Frame 1 (no input): blank canvas, image omitted
Frame 60 (no input): blank canvas, image omitted
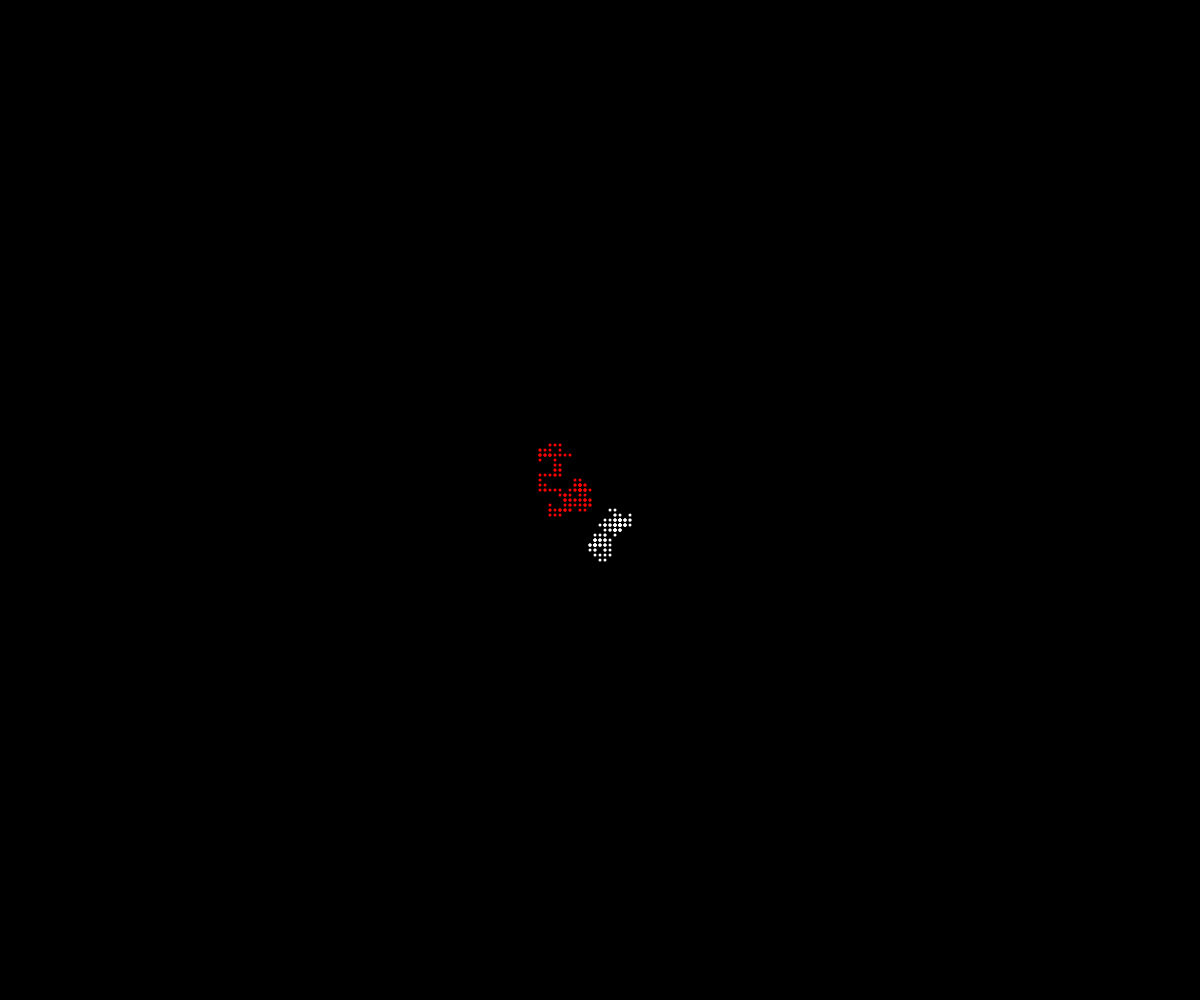
Frame 120 (the mouse pressed at the canvas centre since frame 60)

The p5.js sketch whose frames 1 and 60 were blank and that drew this single picture after the mouse press (run headless with seeded random() and noise() and a simulated clock; from frame 60 on, the mouse is pressed at the canvas centre):

// p5.js sketch
// ── sketch.js
// OOP Walker

let amy;
let noah;


function setup() {
  createCanvas(windowWidth, windowHeight);
  amy = new Walker(width/2 - 10, height/2 - 10, "red");
  noah = new Walker(width/2 + 10, height/2 + 10, "white");
  background("black");
}

function draw() {
  amy.display();
  noah.display();

  amy.move();
  noah.move();
}

class Walker {
  constructor(x, y, theColor) {
    this.x = x;
    this.y = y;
    this.color = theColor;
    this.speed = 5;
  }

  display() {
    noStroke();
    fill(this.color);
    ellipse(this.x, this.y, 3, 3);
  }

  move() {
    let choice = random(100);
    if (choice < 25) {
      this.x += this.speed;
    }
    else if (choice < 50) {
      this.y += this.speed;
    }
    else if (choice < 75) {
      this.x -= this.speed;
    }
    else{
      this.y -= this.speed;
    }
  }
}
